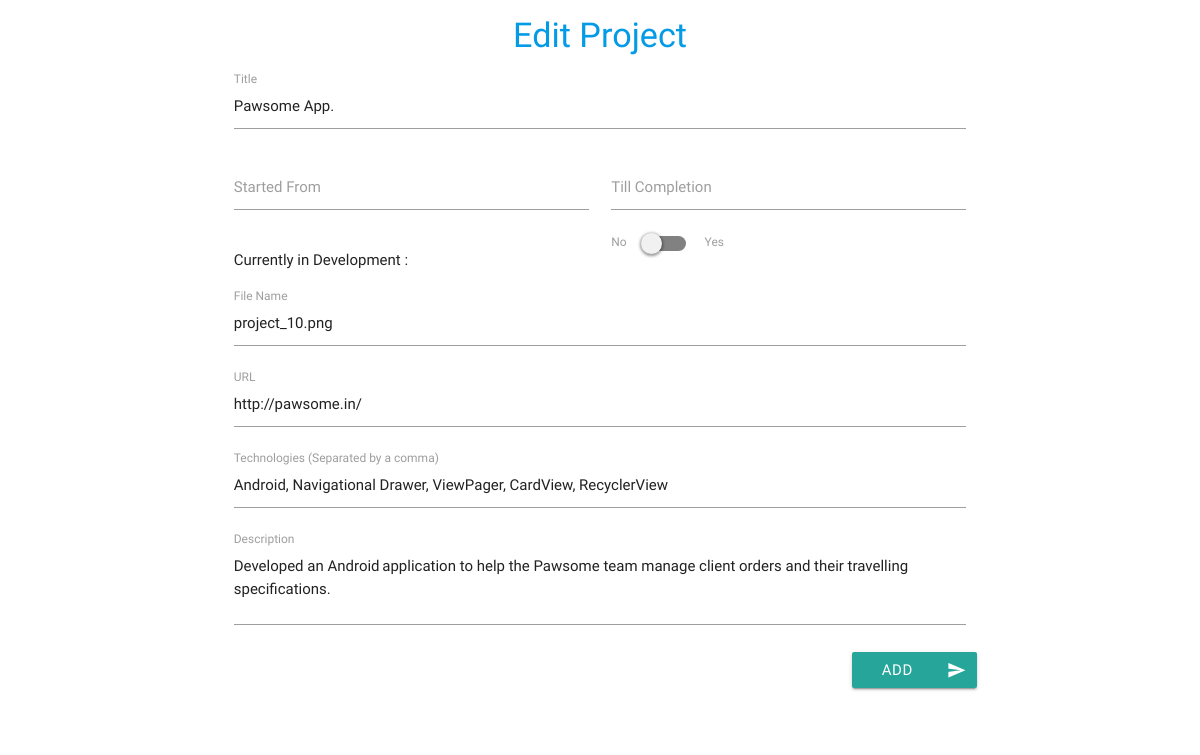
The app's page /projects/10/edit with its own data.
### projects/models.py (models this page shows)
class AddProject(models.Model):
    default_link = "https://github.com/5hirish"
    default_file = "proj_0.png"
    project_id = models.AutoField(primary_key=True, db_column='pId')
    project_title = models.CharField(max_length=120, null=False, db_column='Title')
    project_start = models.DateField(null=False, db_column='Start_Date')
    project_current = models.BooleanField(null=False, default=True, db_column='Current')
    project_end = models.DateField(default=datetime.date.today, null=False, db_column='End_Date')
    project_file = models.CharField(default=default_file, max_length=50, null=False, db_column='FileName')
    project_url = models.CharField(default=default_link, max_length=250, null=False, db_column='Link')
    project_tech = models.CharField(max_length=250, null=False, db_column='Tech')
    project_description = models.TextField(null=False, db_column='Description')
    class Meta:
        db_table = 'Projects'

### projects/views.py (the view, shortened to what this page needs)
# urls.py: url('^(?P<pid>[0-9]+)/edit$', edit_project)
def edit_project(request, pid=0):
    projects = AddProject.objects.all().filter(project_id=pid)
    if request.method == 'GET':
        if len(projects) > 0:
            return render(request, 'edit_project.html', {"projects": projects})
        else:
            return HttpResponseRedirect("/projects")

### projects/templates/edit_project.html (shortened to what this page needs)
{% load static %}
<!DOCTYPE html>
<html lang="en">
<head>
    <link type="text/css" rel="stylesheet" href="{% get_static_prefix %}css/materialize.min.css" media="screen,projection"/>
    <link href="{% get_static_prefix %}css/style.css" type="text/css" rel="stylesheet" media="screen,projection"/>
</head>
<body>
<a href="/"> <h4 class="center">Edit Project</h4></a>
<div class="row">
    <div class="col s12 m12 l2"></div>
    <div class="col s12 m12 l8">
        {% for project in projects %}
        <div class="row">
            <form class="col s12" method="post" action="">
                <div class="row">
                    <div class="input-field col s12">
                        <input id="title" name="title" type="text" class="validate" value="{{ project.project_title }}" required>
                        <label for="title">Title</label>
                    </div>
                    <div class="input-field col s12 m12 l6">
                        <input id="date_from" name="date_from" type="date" class="datepicker" required>
                        <label for="date_from">Started From</label>
                    </div>
                    <div class="input-field col s12 m12 l6">
                        <input id="date_to" name="date_to" type="date" class="datepicker">
                        <label for="date_to">Till Completion</label>
                    </div>
                    <p class="col s12 m12 l6">Currently in Development : </p>
                    <div class="switch col s12 m12 l6">
                        <label>
                            No
                            <span class="lever"></span>
                            Yes
                        </label>
                      </div>
                    <div class="input-field col s12">
                        <input id="file_name" name="file_name" type="text" value="{{ project.project_file }}" class="validate">
                        <label for="file_name">File Name</label>
                    </div>
                    <div class="input-field col s12">
                        <input id="url_link" name="url_link" type="url" value="{{ project.project_url }}" class="validate">
                        <label for="url_link">URL</label>
                    </div>
                    <div class="input-field col s12">
                        <input id="tech" type="text" name="tech" value="{{ project.project_tech }}" class="validate" required>
                        <label for="tech">Technologies (Separated by a comma)</label>
                    </div>
                    <div class="input-field col s12">
                        <textarea id="description" name="description" class="materialize-textarea">{{ project.project_description }}</textarea>
                        <label for="description">Description</label>
                    </div>
                    <button class="btn waves-effect waves-light col s6 offset-s6 m4 offset-m8 l2 offset-l10" type="submit" name="add_project">Add
                        <i class="material-icons right">send</i>
                    </button>
                </div>
            </form>
        </div>
        {% endfor %}
    </div>
    <div class="col s12 m12 l2"></div>
</div>
</body>
</html>

### static/css/style.css (style rules this page uses)
body { display: flex; min-height: 100vh; flex-direction: column; }
p { line-height: 2rem; }
.material-icons, .icon-text { vertical-align: middle; }

### records on screen
AddProject: title "Pawsome App.", file_name "project_10.png", url_link "http://pawsome.in/", tech "Android, Navigational Drawer, ViewPager, CardView, RecyclerView", description "Developed an Android application to help the Pawsome team manage client orders and their travelling specifications."
